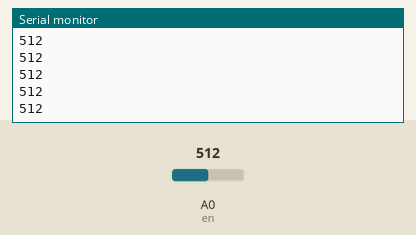
Simulated run of this sketch. Board: Arduino Uno, built with avr-gcc and run on an emulated ATmega328P. Shown: the last lines printed to the serial monitor. The test bench sets the inputs (shaded band); at power-on: A0 (en) = 512.

Above: at 1.2 s.
1.3 s: A0 (en) set to 716
At 2.2 s:
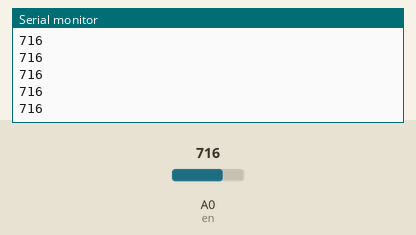
2.8 s: A0 (en) set to 900
At 3.4 s:
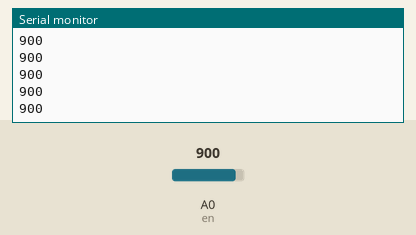
Timing chart, 0 to 5.8 s (numbered marks = the images above; inputs shaded):
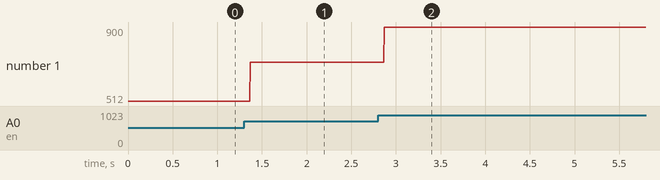

Measured:
- after the input at 1.3 s, the serial monitor: prints a new line after 0.07 s (image 1)
- after the input at 2.8 s, the serial monitor: prints a new line after 0.07 s (image 2)
- plotted number 1: 512 → 716 after the input at 1.3 s, 716 → 900 after the input at 2.8 s

The sketch:

code_sens_moteur_1.ino
```cpp
int S1 = 10; // Fils 1-4
int S2 = 11; // Fils 2-3
int en = A0; // Entrée relevant une tension soit à +5V, soit à 0V

void setup()
{
  Serial.begin(9600);
  pinMode( S1, OUTPUT );
  pinMode( S2, OUTPUT );

  pinMode( en, INPUT );
}


void loop()
{

int current = analogRead(en); // crée un entier "current" variant entre 0 et 1023 selon la tension relevée sur l'entrée A0
Serial.println(current); // Affiche dans le moniteur série la valeur de "current"
 if( current > 1000 ) { // Condition : Si "current" supérieur à 1000, soit si on envoie +5V sur A0, exécuter :
      analogWrite( S2, 0 ); // Envoie +5V sur les fils 2-3 pendant 0 "sous-périodes" de la période totale du PWM : Ton/T = 0
      analogWrite( S1, 255 ); // Envoie +5V sur les fils 1-4 pendant 255 "sous-périodes" de la période totale du PWM : Ton/T ~ 1

      }
  else // Sinon
      analogWrite( S1, 0 ); // Envoie +5V sur les fils 2-3 pendant 0 "sous-périodes" de la période totale du PWM : Ton/T = 0
      analogWrite( S2, 255 ); // Envoie +5V sur les fils 2-3 pendant 255 "sous-périodes" de la période totale du PWM : Ton/T ~ 1

}
```
